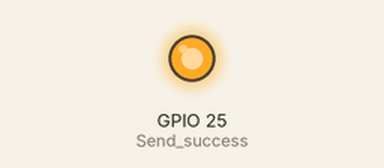
The sketch below on a simulated ESP32. Shown: output pins drawn as LEDs (lit = HIGH). No radio packets arrive unless stated; what the sketch prints to the serial monitor is not drawn.

Above: at 0.5 s.
At 3.1 s:
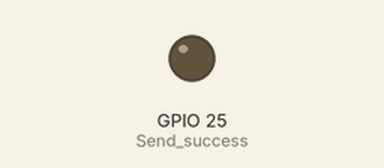
Timing chart, 0 to 6.6 s (numbered marks = the images above):
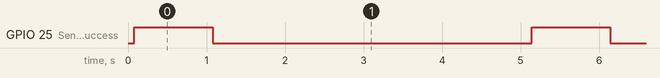

Measured:
- by itself, GPIO 25 (Send_success): alternates HIGH for 1.0 s and LOW for 4.1 s

The sketch:

LoRaSender_Hello_Carlo.ino
```cpp
// This example just provide basic LoRa function test;
// Not the LoRa's farthest distance or strongest interference immunity.
// For more informations, please vist www.heltec.cn or mail to support@heltec.cn

#include <SPI.h>
#include <LoRa.h>
#include<Arduino.h>

// WIFI_LoRa_32 ports

// GPIO5  -- SX1278's SCK
// GPIO19 -- SX1278's MISO
// GPIO27 -- SX1278's MOSI
// GPIO18 -- SX1278's CS
// GPIO14 -- SX1278's RESET
// GPIO26 -- SX1278's IRQ(Interrupt Request)

#define SS      18
#define RST     14
#define DI0     26
#define BAND    433E6  //915E6 --

int counter = 0;

void setup() {
  pinMode(25,OUTPUT); //Send success, LED will bright 1 second

  Serial.begin(115200);
  while (!Serial); //If just the the basic function, must connect to a computer

  SPI.begin(5,19,27,18);
  LoRa.setPins(SS,RST,DI0);
//  Serial.println("LoRa Sender");

  if (!LoRa.begin(BAND)) {
    Serial.println("Starting LoRa failed!");
    while (1);
  }
  Serial.println("LoRa Initial OK!");
}

void loop() {
  Serial.print("Sending packet: ");
  Serial.println(counter);

  // send packet
  LoRa.beginPacket();
  LoRa.print("Hello Carlo !!");
  LoRa.print(counter);
  LoRa.endPacket();

  counter++;
  digitalWrite(25, HIGH);   // turn the LED on (HIGH is the voltage level)
  delay(1000);                       // wait for a second
  digitalWrite(25, LOW);    // turn the LED off by making the voltage LOW
  delay(1000);                       // wait for a second

  delay(3000);
}
```
